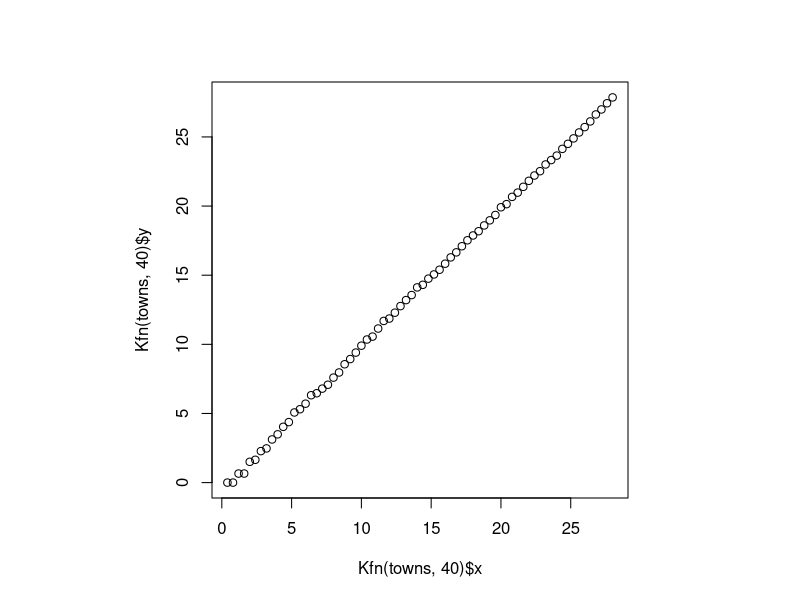
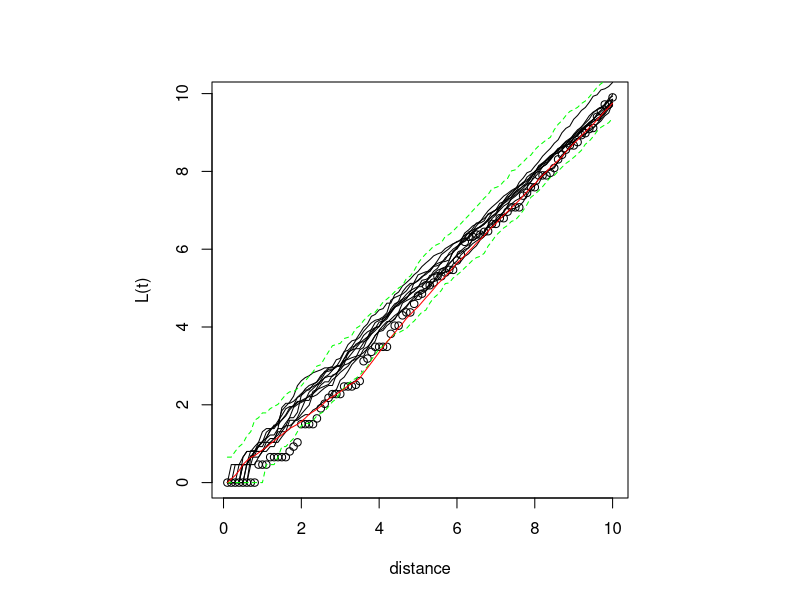

Write R code to recreate these figures, in order.
library(spatial)


### Name: Kaver
### Title: Average K-functions from Simulations
### Aliases: Kaver
### Keywords: spatial

### ** Examples

towns <- ppinit("towns.dat")
par(pty="s")
plot(Kfn(towns, 40), type="b")
plot(Kfn(towns, 10), type="b", xlab="distance", ylab="L(t)")
for(i in 1:10) lines(Kfn(Psim(69), 10))
lims <- Kenvl(10,100,Psim(69))
lines(lims$x,lims$lower, lty=2, col="green")
lines(lims$x,lims$upper, lty=2, col="green")
lines(Kaver(10,25,Strauss(69,0.5,3.5)),  col="red")
